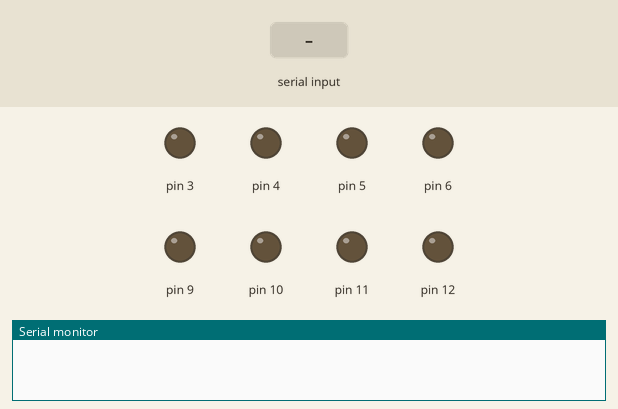
Recording of a sketch running on a simulated Arduino Uno, built with avr-gcc and run on an emulated ATmega328P. Shown: output pins drawn as LEDs (lit = HIGH), the last lines printed to the serial monitor. Dashed ring = blinking. The test bench sets the inputs (shaded band).

Above: at 1.2 s.
1.3 s: "2" received over Serial
At 4.0 s:
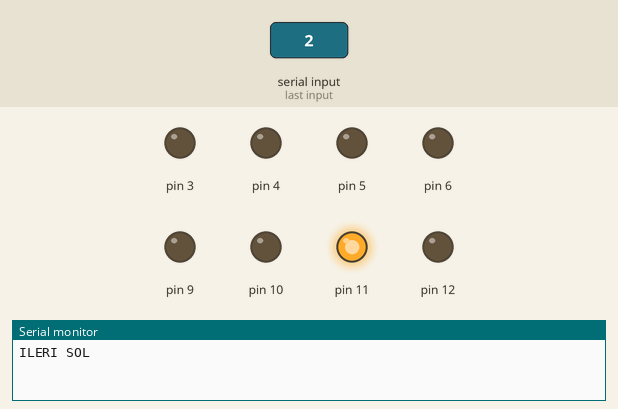
4.3 s: "1" received over Serial
At 5.2 s:
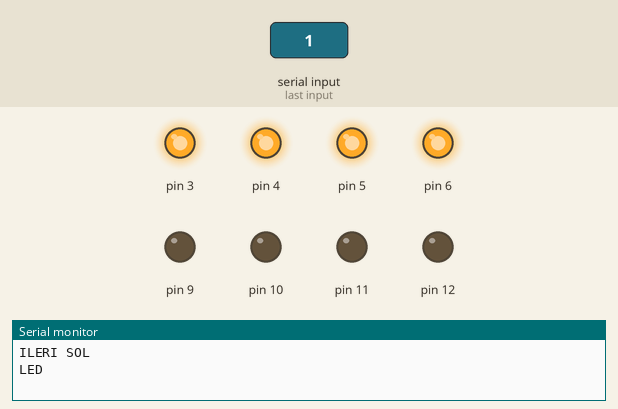
5.8 s: "3" received over Serial
At 6.4 s:
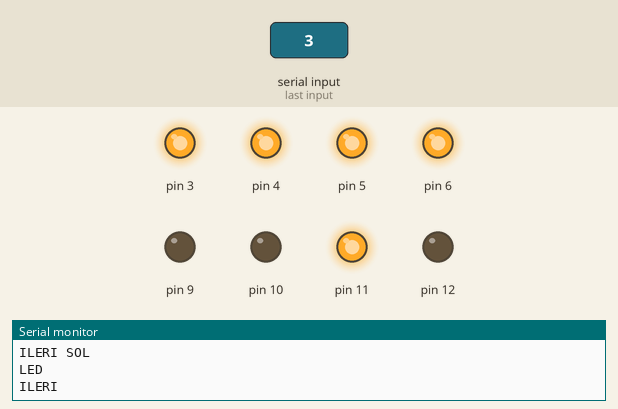
7.3 s: "4" received over Serial
At 8.5 s:
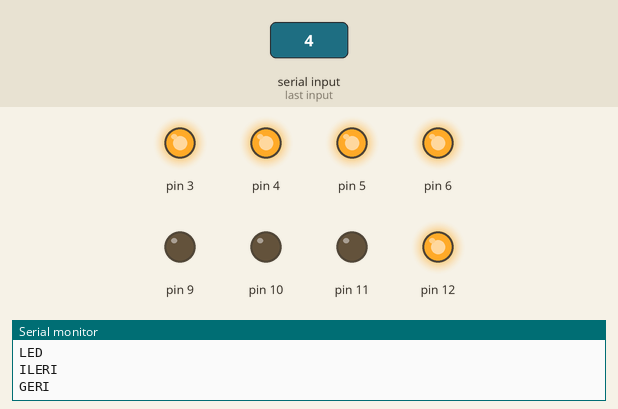
8.8 s: "5" received over Serial
At 9.42 s:
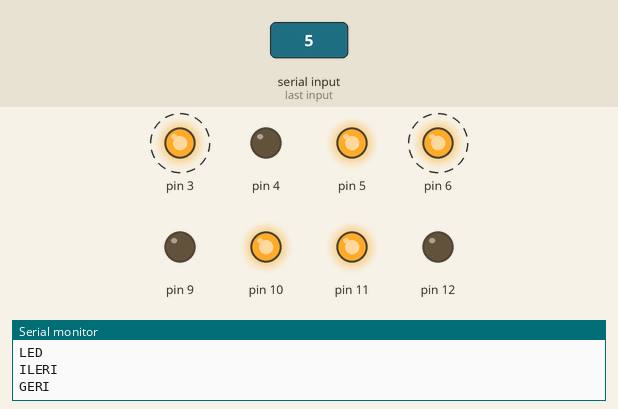
11.8 s: "6" received over Serial
At 14.5 s:
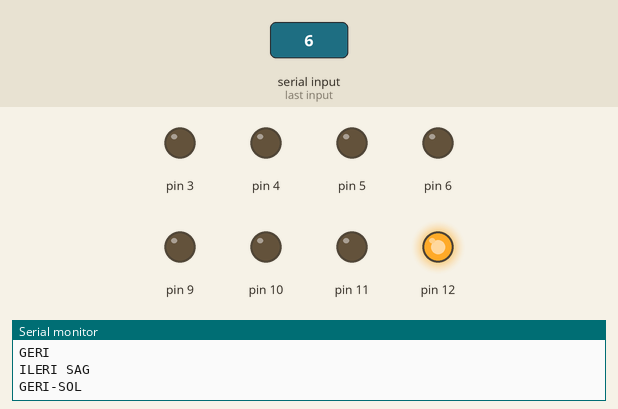
Timing chart, 0 to 15.8 s (numbered marks = the images above; inputs shaded):
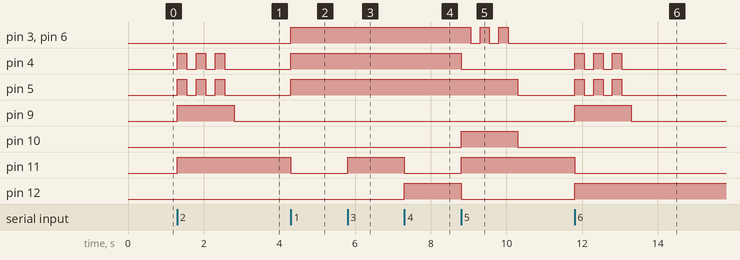

The sketch:

led_motor.ino
```cpp
int inByte;
void setup()
{
  Serial.begin(9600);
  pinMode(9, OUTPUT);
  pinMode(10, OUTPUT);
  pinMode(11, OUTPUT);
  pinMode(12, OUTPUT);
  pinMode(3, OUTPUT);
  pinMode(4, OUTPUT);
  pinMode(5, OUTPUT);
  pinMode(6, OUTPUT);
}
void loop()
{
  if (Serial.available() > 0)
  {
  inByte = Serial.read();
  switch (inByte)
  {
    case '1':
      digitalWrite(9, LOW);
      digitalWrite(10, LOW);
      digitalWrite(11, LOW);
      digitalWrite(12, LOW);
      digitalWrite(3, HIGH);
      digitalWrite(4, HIGH);
      digitalWrite(5, HIGH);
      digitalWrite(6, HIGH);
      Serial.println("LED");
      break;
    case '2':
      digitalWrite(9, HIGH);
      digitalWrite(10, LOW);
      digitalWrite(11, HIGH);
      digitalWrite(12, LOW);
      digitalWrite(3, LOW);
      for(int i=0; i<3; i++){
        digitalWrite(4, HIGH);
      digitalWrite(5, HIGH);
      delay(250);
      digitalWrite(4, LOW);
      digitalWrite(5, LOW);
      delay(250);
        }
      digitalWrite(6, LOW);
      digitalWrite(9, LOW);//tekrar ileri
      Serial.println("ILERI SOL");
      break;
    case '3':
      digitalWrite(9, LOW);
      digitalWrite(10, LOW);
      digitalWrite(11, HIGH);
      digitalWrite(12, LOW);
      Serial.println("ILERI");
      break;
    case '4':
      digitalWrite(9, LOW);
      digitalWrite(10, LOW);
      digitalWrite(11, LOW);
      digitalWrite(12, HIGH);
      Serial.println("GERI");
      break;
    case '5':
      digitalWrite(9, LOW);
      digitalWrite(10, HIGH);
      digitalWrite(11, HIGH);
      digitalWrite(12, LOW);
      digitalWrite(4, LOW);
      for(int i=0; i<3; i++){
        digitalWrite(3, HIGH);
      digitalWrite(6, HIGH);
      delay(250);
      digitalWrite(3, LOW);
      digitalWrite(6, LOW);
      delay(250);
        }
      digitalWrite(5, LOW);
      digitalWrite(10, LOW);//tekrar ileri
      Serial.println("ILERI SAG");
      break;
    case '6':
      digitalWrite(9, HIGH);
      digitalWrite(10, LOW);
      digitalWrite(11, LOW);
      digitalWrite(12, HIGH);
      digitalWrite(3, LOW);
      for(int i=0; i<3; i++){
        digitalWrite(4, HIGH);
      digitalWrite(5, HIGH);
      delay(250);
      digitalWrite(4, LOW);
      digitalWrite(5, LOW);
      delay(250);
        }
      digitalWrite(6, LOW);
      digitalWrite(9, LOW);//tekrar geri
      Serial.println("GERI-SOL");
      break;
    case '7':
      digitalWrite(9, LOW);
      digitalWrite(10, HIGH);
      digitalWrite(11, LOW);
      digitalWrite(12, HIGH);
      digitalWrite(4, LOW);
      for(int i=0; i<3; i++){
        digitalWrite(3, HIGH);
      digitalWrite(6, HIGH);
      delay(250);
      digitalWrite(3, LOW);
      digitalWrite(6, LOW);
      delay(250);
        }
      digitalWrite(5, LOW);
      digitalWrite(10, LOW);//tekrar geri
      Serial.println("GERI-SAG");
      break;
    case '8':
      digitalWrite(3, HIGH);
      digitalWrite(4, HIGH);
      digitalWrite(5, HIGH);
      digitalWrite(6, HIGH);
      Serial.println("DUR");
      digitalWrite(9, LOW);
      digitalWrite(10, HIGH);
      digitalWrite(11, LOW);
      digitalWrite(12, HIGH);//geri sağ
      delay(1000);
      digitalWrite(9, HIGH);
      digitalWrite(10, LOW);
      digitalWrite(11, LOW);
      digitalWrite(12, HIGH);//geri sol
      delay(1000);
      digitalWrite(9, LOW);
      digitalWrite(10, LOW);
      digitalWrite(11, LOW);
      digitalWrite(12, LOW);
      digitalWrite(3, LOW);
      digitalWrite(4, LOW);
      digitalWrite(5, LOW);
      digitalWrite(6, LOW);//dur
      Serial.println("PARK");
      break;
    case '0':
      digitalWrite(9, LOW);
      digitalWrite(10, LOW);
      digitalWrite(11, LOW);
      digitalWrite(12, LOW);
      digitalWrite(3, LOW);
      digitalWrite(4, LOW);
      digitalWrite(5, LOW);
      digitalWrite(6, LOW);
      Serial.println("DUR");
      break;
  }
}}
```

Measured:
- after the input at 1.3 s, pin 4, pin 5: alternates HIGH for 0.25 s and LOW for 0.25 s, 6 changes in all, then stays LOW, starting at once; pin 9: LOW → HIGH at once, → LOW 1.5 s later; pin 11: LOW → HIGH at once
- after the input at 4.3 s, pin 3–6: LOW → HIGH at once; pin 11: HIGH → LOW at once
- after the input at 5.8 s, pin 11: LOW → HIGH at once
- after the input at 7.3 s, pin 11: HIGH → LOW at once; pin 12: LOW → HIGH at once
- after the input at 8.8 s, pin 3, pin 6: alternates HIGH for 0.25 s and LOW for 0.25 s, 5 changes in all, then stays LOW, starting after 0.25 s; pin 4, pin 12: HIGH → LOW at once; pin 5: HIGH → LOW after 1.5 s; pin 10: LOW → HIGH at once, → LOW 1.5 s later; pin 11: LOW → HIGH at once
- after the input at 11.8 s, pin 4, pin 5: alternates HIGH for 0.25 s and LOW for 0.25 s, 6 changes in all, then stays LOW, starting at once; pin 9: LOW → HIGH at once, → LOW 1.5 s later; pin 11: HIGH → LOW at once; pin 12: LOW → HIGH at once
